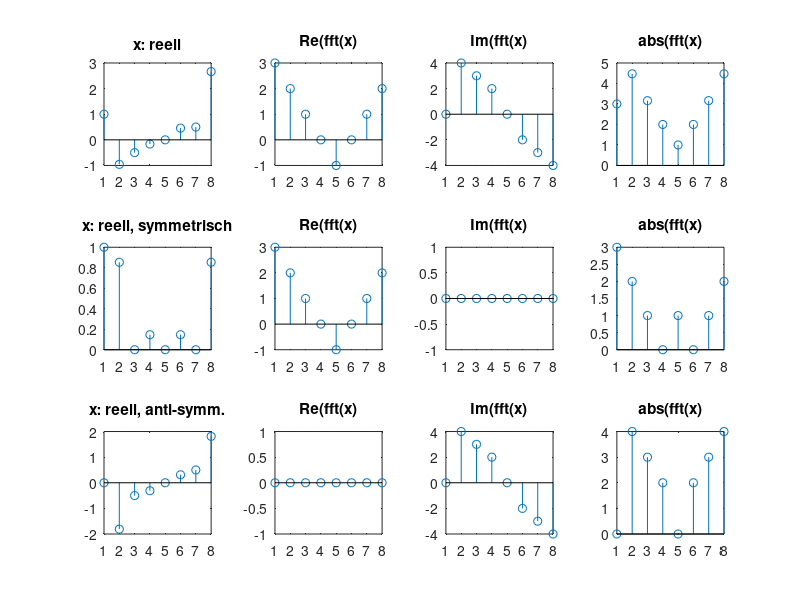

Recreate this plot in MATLAB.
%% symmetrieEigenschaften (Aufgabe)
% (c) HSM B.Wir 17.8.2012
%
clear all; close all;
% Geben Sie jeweils 8 komplexe Zahlen, so dass gilt:  
%% (i) Nach der IDFT ein reelles Signal

X_r = [ 3, 2, 1, 0, -1, 0,  1, 2];
X_i = [ 0, 4, 3, 2, 0, -2, -3, -4];
X = X_r + 1j*X_i;

x = ifft(X);
figure (1)
subplot(3,4,1); stem(x); title('x: reell');
subplot(3,4,2); stem(X_r); title('Re(fft(x)');
subplot(3,4,3); stem(X_i); title('Im(fft(x)');
subplot(3,4,4); stem(abs(X)); title('abs(fft(x)');

%% (ii) Nach der IDFT ein reelles symmetrisches Signal

X_r = [ 3, 2, 1, 0, -1, 0,  1, 2];
X_i = [ 0, 0, 0, 0, 0, 0, 0, 0];
X = X_r + 1j*X_i;

x = ifft(X);

subplot(3,4,5); stem(x); title('x: reell, symmetrisch');
subplot(3,4,6); stem(X_r); title('Re(fft(x)');
subplot(3,4,7); stem(X_i); title('Im(fft(x)');
subplot(3,4,8); stem(abs(X)); title('abs(fft(x)');

%% (iii) Nach der IDFT ein relles antisymmetrisches Signal  
X_r = [ 0, 0, 0, 0, 0, 0,  0, 0];
X_i = [ 0, 4, 3, 2, 0, -2, -3, -4];
X = X_r + 1j*X_i;

x = ifft(X);

subplot(3,4,9); stem(x); title('x: reell, anti-symm.');
subplot(3,4,10); stem(X_r); title('Re(fft(x)');
subplot(3,4,11); stem(X_i); title('Im(fft(x)');
subplot(3,4,12); stem(abs(X)); title('abs(fft(x)');
